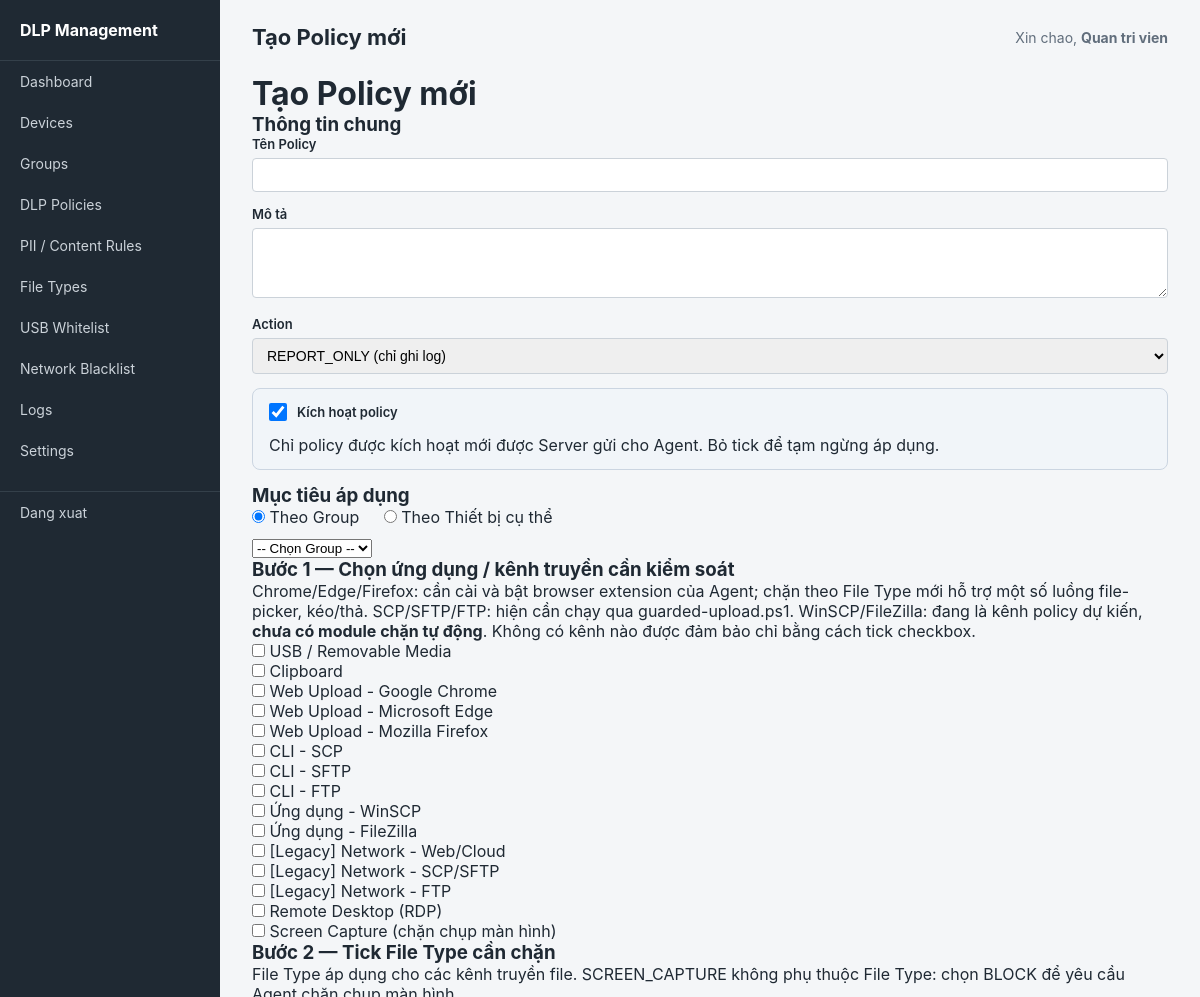
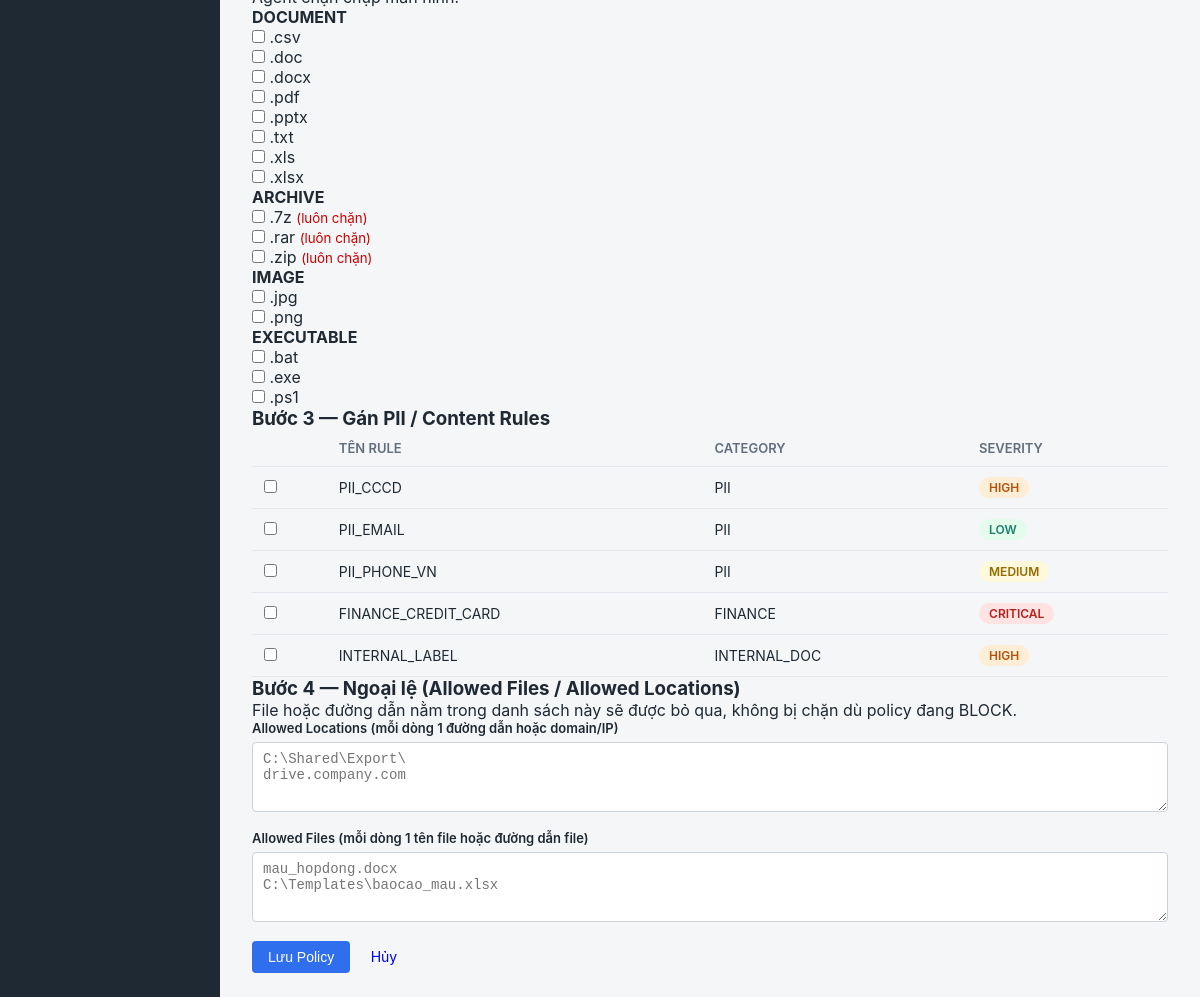
/admin/policy_form.php (signed in), run on the app's committed database (2 pictures, top to bottom).
### tables this page shows
CREATE TABLE dlp_file_types (
    id                                  INT PRIMARY KEY AUTO_INCREMENT,
    extension                           VARCHAR(20) NOT NULL UNIQUE,
    category                            ENUM('DOCUMENT','ARCHIVE','IMAGE','EXECUTABLE','OTHER') NOT NULL,
    always_block_regardless_content     BOOLEAN DEFAULT FALSE,
    description                         VARCHAR(150)
);

CREATE TABLE content_rules (
    id              INT PRIMARY KEY AUTO_INCREMENT,
    rule_name       VARCHAR(100) NOT NULL,
    rule_type       ENUM('REGEX','DICTIONARY') NOT NULL,
    pattern         TEXT NOT NULL,
    category        ENUM('PII','FINANCE','INTERNAL_DOC') NOT NULL,
    severity        ENUM('LOW','MEDIUM','HIGH','CRITICAL') NOT NULL DEFAULT 'MEDIUM',
    is_active       BOOLEAN DEFAULT TRUE,
    created_at      DATETIME DEFAULT CURRENT_TIMESTAMP,
    updated_at      DATETIME DEFAULT CURRENT_TIMESTAMP ON UPDATE CURRENT_TIMESTAMP
);

### includes/helpers.php (called while the page is built, shortened)
<?php
function h(?string $value): string {
    return htmlspecialchars($value ?? '', ENT_QUOTES, 'UTF-8');
}
function severity_badge_class(string $level): string {
    return match ($level) {
        'LOW'      => 'badge-low',
        'MEDIUM'   => 'badge-medium',
        'HIGH'     => 'badge-high',
        'CRITICAL' => 'badge-critical',
        default    => '',
    };
}

### admin/policy_form.php (the view, shortened to what this page needs)
<?php
require_once __DIR__ . '/../config/database.php';
require_once __DIR__ . '/../includes/helpers.php';
$policyId = isset($_GET['id']) ? (int)$_GET['id'] : null;
$exitPointLabels = [
    'USB'               => 'USB / Removable Media',
    'CLIPBOARD'         => 'Clipboard',
    'BROWSER_CHROME'    => 'Web Upload - Google Chrome',
    'BROWSER_EDGE'      => 'Web Upload - Microsoft Edge',
    'BROWSER_FIREFOX'   => 'Web Upload - Mozilla Firefox',
    'CLIENT_SCP'        => 'CLI - SCP',
    'CLIENT_SFTP'       => 'CLI - SFTP',
    'CLIENT_FTP'        => 'CLI - FTP',
    'CLIENT_WINSCP'     => 'Ứng dụng - WinSCP',
    'CLIENT_FILEZILLA'  => 'Ứng dụng - FileZilla',
    'NETWORK_WEB'       => '[Legacy] Network - Web/Cloud',
    'NETWORK_SCP_SFTP'  => '[Legacy] Network - SCP/SFTP',
    'NETWORK_FTP'       => '[Legacy] Network - FTP',
    'RDP'               => 'Remote Desktop (RDP)',
    'SCREEN_CAPTURE'    => 'Screen Capture (chặn chụp màn hình)',
];
$devices = $pdo->query("SELECT id, hostname, ip_address FROM devices ORDER BY hostname")->fetchAll();
$fileTypes = $pdo->query("SELECT id, extension, category, always_block_regardless_content FROM dlp_file_types ORDER BY category, extension")->fetchAll();
$contentRules = $pdo->query("SELECT id, rule_name, category, severity FROM content_rules WHERE is_active = 1 ORDER BY category, rule_name")->fetchAll();
$fileTypesByCategory = [];
foreach ($fileTypes as $ft) {
    $fileTypesByCategory[$ft['category']][] = $ft;
}
$policy = [
    'name' => '', 'description' => '', 'target_type' => 'GROUP',
    'target_group_id' => null, 'action' => 'REPORT_ONLY', 'is_active' => 1,
];
$selectedExitPoints = [];
$selectedFileTypes = [];
$selectedContentRules = [];
$allowedLocationsText = '';
$allowedFilesText = '';
$pageTitle = $policyId ? 'Sửa Policy' : 'Tạo Policy mới';
require_once __DIR__ . '/../includes/layout_header.php';
?>
<div class="page-header">
    <h1><?= h($pageTitle) ?></h1>
</div>
<form method="POST">
    <div class="form-section">
        <h3>Thông tin chung</h3>
        <div class="form-group">
            <label>Tên Policy</label>
            <input type="text" name="name" value="<?= h($policy['name']) ?>" required>
        </div>
        <div class="form-group">
            <label>Mô tả</label>
            <textarea name="description" rows="2"><?= h($policy['description']) ?></textarea>
        </div>
        <div class="form-group">
            <label>Action</label>
            <select name="action">
                <option value="REPORT_ONLY" <?= $policy['action'] === 'REPORT_ONLY' ? 'selected' : '' ?>>REPORT_ONLY (chỉ ghi log)</option>
            </select>
        </div>
        <div class="form-group" style="padding:14px 16px; background:#f1f5f9; border:1px solid #cbd5e1; border-radius:8px;">
            <label for="policy_is_active" style="display:inline-flex; align-items:center; gap:10px; cursor:pointer; font-weight:600;">
                <input type="checkbox" id="policy_is_active" name="is_active" value="1"
                    style="width:18px; height:18px; margin:0; flex-shrink:0;"
                    <?= $policy['is_active'] ? 'checked' : '' ?>>
                <span>Kích hoạt policy</span>
            </label>
            <p class="hint" style="margin:8px 0 0;">Chỉ policy được kích hoạt mới được Server gửi cho Agent. Bỏ tick để tạm ngừng áp dụng.</p>
        </div>
    </div>
    <div class="form-section">
        <h3>Mục tiêu áp dụng</h3>
        <label><input type="radio" name="target_type" value="GROUP" onclick="toggleTarget()"
            <?= $policy['target_type'] === 'GROUP' ? 'checked' : '' ?>> Theo Group</label>
        <label style="margin-left:20px;"><input type="radio" name="target_type" value="DEVICE" onclick="toggleTarget()"
            <?= $policy['target_type'] === 'DEVICE' ? 'checked' : '' ?>> Theo Thiết bị cụ thể</label>
        <div id="targetGroupBox" style="margin-top:10px; <?= $policy['target_type'] !== 'GROUP' ? 'display:none;' : '' ?>">
            <select name="target_group_id">
                <option value="">-- Chọn Group --</option>
            </select>
        </div>
    </div>
    <div class="form-section">
        <h3>Bước 1 — Chọn ứng dụng / kênh truyền cần kiểm soát</h3>
        <p class="hint">Chrome/Edge/Firefox: cần cài và bật browser extension của Agent; chặn theo File Type mới hỗ trợ một số luồng file-picker, kéo/thả. SCP/SFTP/FTP: hiện cần chạy qua guarded-upload.ps1. WinSCP/FileZilla: đang là kênh policy dự kiến, <strong>chưa có module chặn tự động</strong>. Không có kênh nào được đảm bảo chỉ bằng cách tick checkbox.</p>
        <div class="checkbox-list">
            <?php foreach ($exitPointLabels as $value => $label): ?>
            <label>
                <input type="checkbox" name="exit_points[]" value="<?= $value ?>"
                    <?= in_array($value, $selectedExitPoints) ? 'checked' : '' ?>>
                <?= h($label) ?>
            </label><br>
            <?php endforeach; ?>
        </div>
    </div>
    <div class="form-section">
        <h3>Bước 2 — Tick File Type cần chặn</h3>
        <p class="hint">File Type áp dụng cho các kênh truyền file. SCREEN_CAPTURE không phụ thuộc File Type: chọn BLOCK để yêu cầu Agent chặn chụp màn hình.</p>
        <?php foreach ($fileTypesByCategory as $category => $items): ?>
        <h4><?= h($category) ?></h4>
        <div class="checkbox-list">
            <?php foreach ($items as $ft): ?>
            <label>
                <input type="checkbox" name="file_types[]" value="<?= $ft['id'] ?>"
                    <?= in_array($ft['id'], $selectedFileTypes) ? 'checked' : '' ?>>
                .<?= h($ft['extension']) ?>
                <?= $ft['always_block_regardless_content'] ? '<small style="color:#c00;">(luôn chặn)</small>' : '' ?>
            </label><br>
            <?php endforeach; ?>
        </div>
        <?php endforeach; ?>
    </div>
    <div class="form-section">
        <h3>Bước 3 — Gán PII / Content Rules</h3>
        <table class="data-table">
            <thead><tr><th></th><th>Tên Rule</th><th>Category</th><th>Severity</th></tr></thead>
            <tbody>
            <?php foreach ($contentRules as $cr): ?>
            <tr>
                <td><input type="checkbox" name="content_rules[]" value="<?= $cr['id'] ?>"
                    <?= in_array($cr['id'], $selectedContentRules) ? 'checked' : '' ?>></td>
                <td><?= h($cr['rule_name']) ?></td>
                <td><?= h($cr['category']) ?></td>
                <td><span class="badge <?= severity_badge_class($cr['severity']) ?>"><?= h($cr['severity']) ?></span></td>
            </tr>
            <?php endforeach; ?>
            </tbody>
        </table>
    </div>
    <div class="form-section">
        <h3>Bước 4 — Ngoại lệ (Allowed Files / Allowed Locations)</h3>
        <p class="hint">File hoặc đường dẫn nằm trong danh sách này sẽ được bỏ qua, không bị chặn dù policy đang BLOCK.</p>
        <div class="form-group">
            <label>Allowed Locations (mỗi dòng 1 đường dẫn hoặc domain/IP)</label>
            <textarea name="allowed_locations" rows="3" placeholder="C:\Shared\Export\&#10;drive.company.com"><?= h($allowedLocationsText) ?></textarea>
        </div>
        <div class="form-group">
            <label>Allowed Files (mỗi dòng 1 tên file hoặc đường dẫn file)</label>
            <textarea name="allowed_files" rows="3" placeholder="mau_hopdong.docx&#10;C:\Templates\baocao_mau.xlsx"><?= h($allowedFilesText) ?></textarea>
        </div>
    </div>
    <button type="submit" class="btn btn-primary">Lưu Policy</button>
    <a href="policies.php" class="btn">Hủy</a>
</form>
<?php require_once __DIR__ . '/../includes/layout_footer.php'; ?>

### admin/assets/style.css (style rules this page uses)
* { box-sizing: border-box; margin: 0; padding: 0; }
body { font-family: -apple-system, "Segoe UI", Roboto, Arial, sans-serif; background: #f4f6f8; color: #1f2933; }
table { width: 100%; border-collapse: collapse; font-size: 14px; }
th, td { text-align: left; padding: 10px 12px; border-bottom: 1px solid #e4e7eb; }
th { color: #616e7c; font-weight: 600; font-size: 13px; text-transform: uppercase; }
.form-group { margin-bottom: 14px; }
.form-group label { display: block; font-size: 13px; font-weight: 600; margin-bottom: 6px; }
.form-group input, .form-group select, .form-group textarea { width: 100%; padding: 8px 10px; border: 1px solid #cbd2d9; border-radius: 4px; font-size: 14px; }
.form-group textarea { min-height: 70px; font-family: monospace; }
.btn { display: inline-block; padding: 8px 16px; border-radius: 4px; border: none; font-size: 14px; cursor: pointer; text-decoration: none; }
.btn-primary { background: #2f6fed; color: #fff; }
.badge { display: inline-block; padding: 3px 10px; border-radius: 12px; font-size: 12px; font-weight: 600; }
.badge-low { background: #e3fcec; color: #1b806a; }
.badge-medium { background: #fff9db; color: #966b00; }
.badge-high { background: #ffedd5; color: #b45309; }
.badge-critical { background: #ffe3e3; color: #b3221d; }

### data on the page
dlp_file_types: extension "csv"
dlp_file_types: extension "doc"
dlp_file_types: extension "docx"
dlp_file_types: extension "pdf"
dlp_file_types: extension "pptx"
dlp_file_types: extension "txt"
dlp_file_types: extension "xls"
dlp_file_types: extension "xlsx"
dlp_file_types: extension "7z", always_block_regardless_content "(luôn chặn)"
dlp_file_types: extension "rar", always_block_regardless_content "(luôn chặn)"
dlp_file_types: extension "zip", always_block_regardless_content "(luôn chặn)"
dlp_file_types: extension "jpg"
dlp_file_types: extension "png"
dlp_file_types: extension "bat"
dlp_file_types: extension "exe"
dlp_file_types: extension "ps1"
content_rules: rule_name "PII_CCCD", category "PII", severity "HIGH"
content_rules: rule_name "PII_EMAIL", category "PII", severity "LOW"
content_rules: rule_name "PII_PHONE_VN", category "PII", severity "MEDIUM"
content_rules: rule_name "FINANCE_CREDIT_CARD", category "FINANCE", severity "CRITICAL"
content_rules: rule_name "INTERNAL_LABEL", category "INTERNAL_DOC", severity "HIGH"

### other printed values
$item['label'] "Dashboard"
$item['label'] "Devices"
$item['label'] "Groups"
$item['label'] "DLP Policies"
$item['label'] "PII / Content Rules"
$item['label'] "File Types"
$item['label'] "USB Whitelist"
$item['label'] "Network Blacklist"
$item['label'] "Logs"
$item['label'] "Settings"
$pageTitle "Tạo Policy mới"
current_admin_name() "Quan tri vien"
$label "USB / Removable Media"
$label "Clipboard"
$label "Web Upload - Google Chrome"
